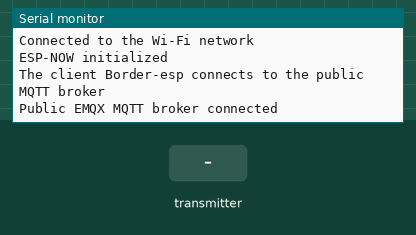
A sketch run on a simulated ESP32. Parts: the last lines printed to the serial monitor. Inputs (shaded band) come from the test bench. WiFi joins after 1.5 s; servers stay silent unless stated; no MQTT or app messages arrive unless stated.

Above: at 2.7 s.
2.8 s: the transmitter starts sending a = 0
At 3.11 s:
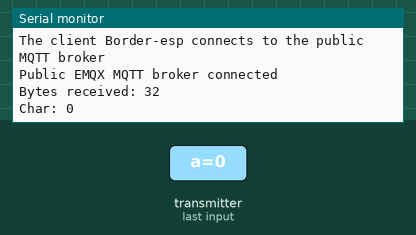
4.3 s: the transmitter starts sending a = 1
At 4.61 s:
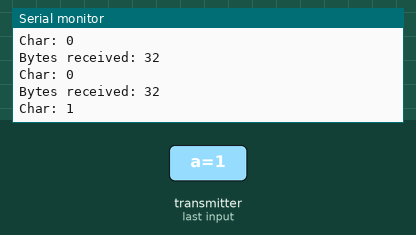

Measured:
- after the input at 2.8 s, the serial monitor: prints a new line at once (image 1)
- after the input at 4.3 s, the serial monitor: prints a new line at once (image 2)

The sketch:

mqtt-3.ino
```cpp
#include <PubSubClient.h>
#include <esp_now.h>
#include <WiFi.h>

const char *ssid = "WIFI-NETWORK";
const char *password = "WIFI-PASSWORD";

//*************************************************
// MENSAGEM STRUCT
typedef struct struct_message {
  char a[32];
} struct_message;

struct_message myData;


//*************************************************
// MQTT Broker, acesso www.emqx.io/online-mqtt-client
const char *mqtt_broker = "broker.emqx.io";
const char *topic = "ufsc";
const char *mqtt_username = "emqx";
const char *mqtt_password = "public";
const int mqtt_port = 1883;

WiFiClient espClient;
PubSubClient client(espClient);

void setup() {

  Serial.begin(115200);
  WiFi.mode(WIFI_AP_STA);  // AP e Station
  WiFi.begin(ssid, password);

  while (WiFi.status() != WL_CONNECTED) {
    delay(500);
    Serial.println("Connecting to WiFi..");
  }
  Serial.println("Connected to the Wi-Fi network");

  //*************************************************
  // FUNÇÕES PARA INICIALIZAÇÃO DO ESPNOW
  if (esp_now_init() != ESP_OK) {
    Serial.println("Error initializing ESP-NOW");
    return;
  }
  Serial.println("ESP-NOW initialized");
  esp_now_register_recv_cb(OnDataRecv);


  //*************************************************
  // CONFIG DO MQTT
  client.setServer(mqtt_broker, mqtt_port);
  client.setCallback(mqttCallback);
  String client_id = "Border-esp";

  while (!client.connected()) {
    Serial.printf("The client %s connects to the public MQTT broker\n", client_id.c_str());
    if (client.connect(client_id.c_str(), mqtt_username, mqtt_password)) {
      Serial.println("Public EMQX MQTT broker connected");
      client.publish(topic, "Esp conectado");
    } else {
      Serial.print("failed with state ");
      Serial.print(client.state());
      delay(2000);
    }
  }
  client.subscribe(topic);
}

void mqttCallback(char *topic, byte *payload, unsigned int length) {
  Serial.print("Message arrived in topic: ");
  Serial.println(topic);
  Serial.print("Message:");
  for (int i = 0; i < length; i++) {
    Serial.print((char)payload[i]);
  }
  Serial.println();
  Serial.println("-----------------------");
}

void OnDataRecv(const uint8_t *mac, const uint8_t *incomingData, int len) {
  memcpy(&myData, incomingData, sizeof(myData));
  Serial.print("Bytes received: ");
  Serial.println(len);
  Serial.print("Char: ");
  Serial.println(myData.a);
  Serial.println();
  // PUBLICAR NO MQTT ASSIM QUE RECEBER
  client.publish(topic, myData.a);
}


void loop() {
}
```
